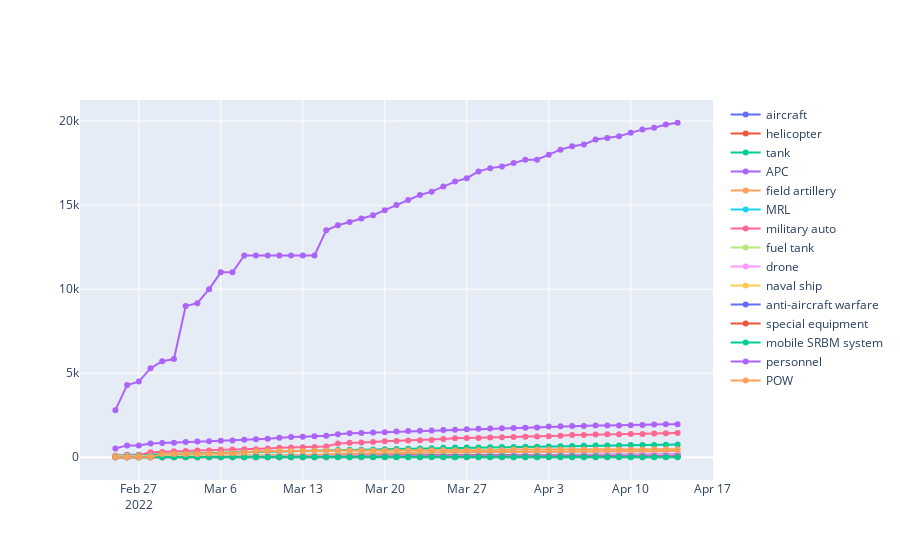

The cell this chart's notebook holds for it:
### Code cell
import plotly.graph_objects as go

# Create traces
fig = go.Figure()
for col in cols:
    fig.add_trace(go.Scatter(x=ukraine['date'], y=ukraine[col], mode='lines+markers',name=col,))

fig.show()
